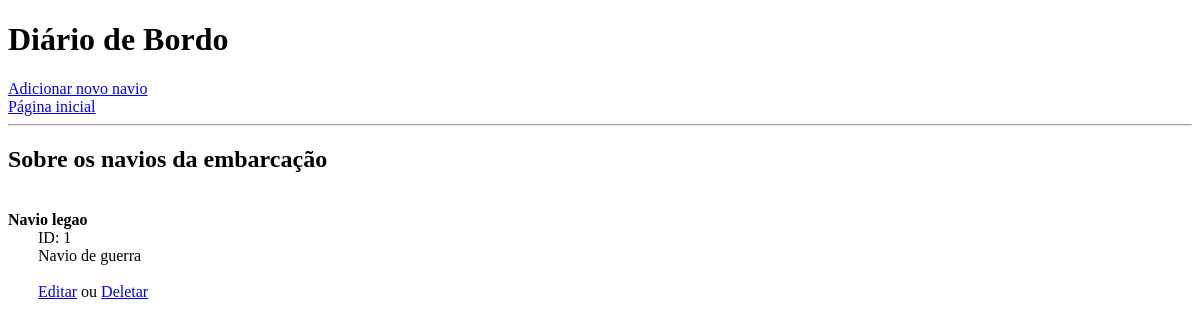
Before: /paginas/mostrar/mostrarnavio.php with the older database file.
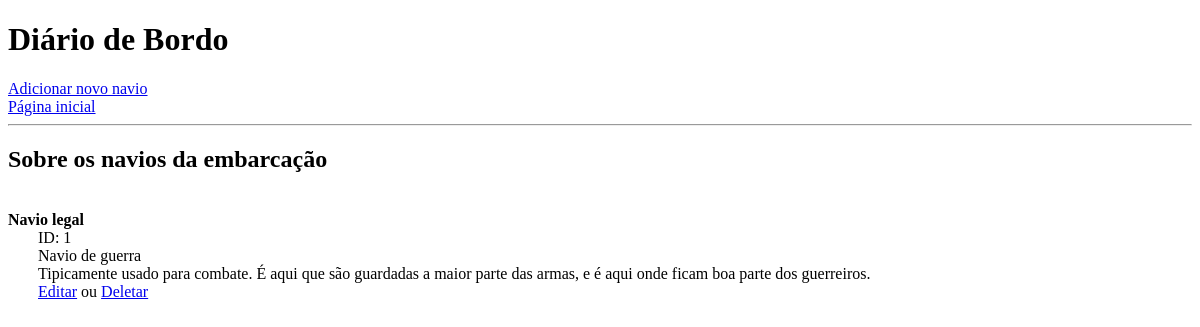
After: the same page with the newer database file.
### tables this page shows
CREATE TABLE `navio` (
  `id_navio` int(11) NOT NULL,
  `nome` varchar(30) DEFAULT NULL,
  `tipo` int(11) DEFAULT NULL,
  `numero` int(11) DEFAULT NULL
);

CREATE TABLE `tipo_navio` (
  `id_tipo_navio` int(11) NOT NULL,
  `nome` varchar(30) DEFAULT NULL,
  `descricao` text DEFAULT NULL
);

### paginas/mostrar/mostrarnavio.php (the view, shortened to what this page needs)
<?php
    require_once("../config.php");
?>
<!DOCTYPE html>
<html lang="pt-br">
<head>
</head>
<body>
    <header>
        <h1>Diário de Bordo</h1>
        <a href="../inserir/novonavio.php">Adicionar novo navio</a><br>
        <a href="../index.html">Página inicial</a>
        <hr>
    </header>
<main>
    <section class="mostrartripulacao">
        <h2>Sobre os navios da embarcação</h2> <br>
        <?php
            $consulta = $mysqli->prepare("SELECT
                                                    navio.id_navio,
                                                    navio.nome AS nome_navio,
                                                    navio.tipo as navio_tipo,
                                                    navio.numero,
                                                    tipo_navio.nome AS nome_tipo,
                                                    tipo_navio.descricao AS desc_navio
                                                FROM navio
                                                JOIN tipo_navio ON navio.tipo = tipo_navio.id_tipo_navio
                                                ");
            $consulta->execute();
            $resultado = $consulta->get_result();
            $registros = $resultado->fetch_all(MYSQLI_ASSOC);
            foreach($registros as $registro) {
                echo "<strong>{$registro['nome_navio']}</strong><br>";
                echo "<div style=\"margin-left: 30px;\">";
                    echo "ID: {$registro['id_navio']}<br>";
                    echo "{$registro['nome_tipo']}<br>";
                    echo "{$registro['desc_navio']}<br>";
                    echo "<a href=\"  ../editar/editarnavio.php?id_navio={$registro['id_navio']}  \">Editar</a> ou ";
                    echo "<a href=\"../deletar/excluirnavio.php?id_navio={$registro['id_navio']}\">Deletar</a>";
                echo "<br>";
                echo "<br>";
                echo "</div>";
            }
        ?>
    </section>
</main>
</body>
</html>

Changed rows visible on the page:
changed navio "Navio de guerra": nome "Navio legao" → "Navio legal"; tipo.descricao (not shown) → "Tipicamente usado para combate. É aqui que são guardadas a maior parte das armas, e é aqui onde ficam boa parte dos guerreiros."
